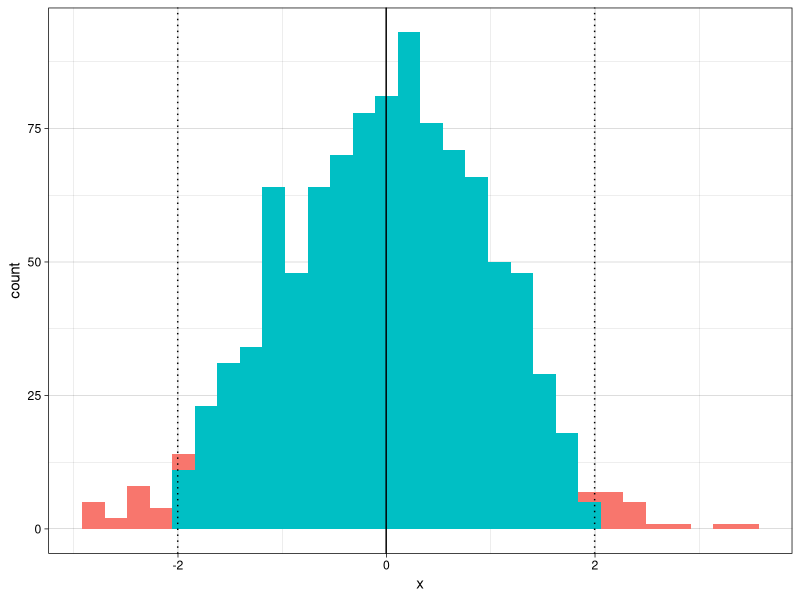
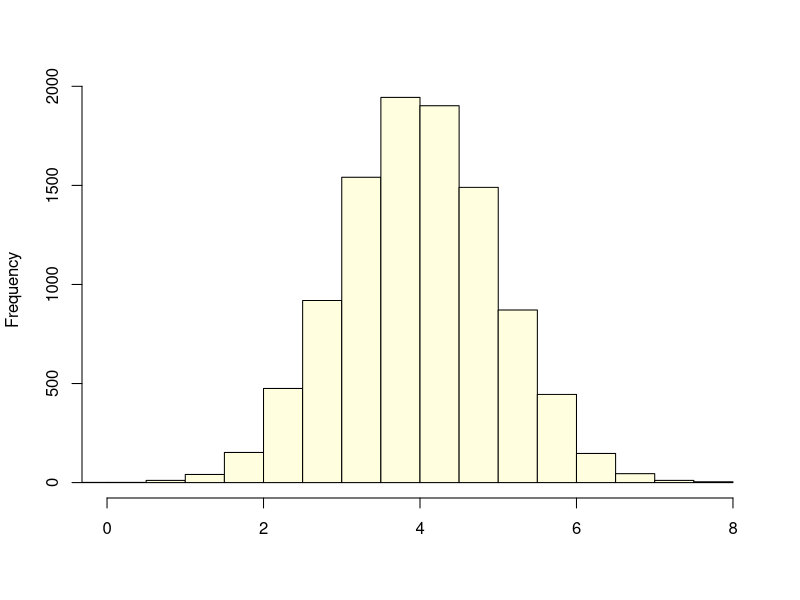
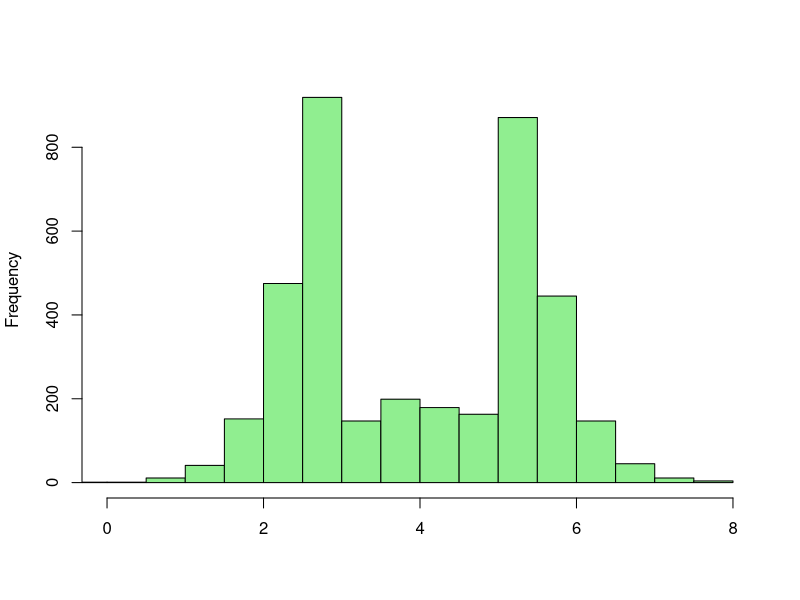
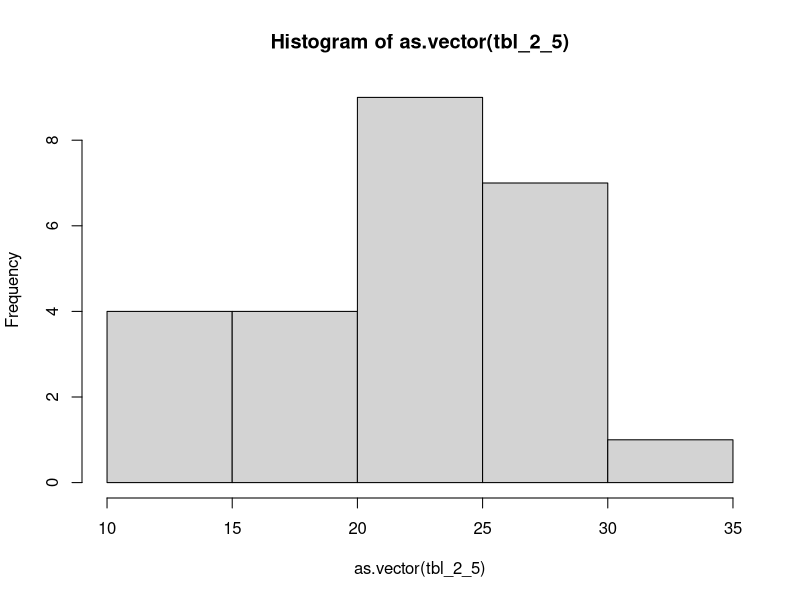

Write the R code that produced these figures, in order. (Note: this script raises an error after producing the figures.)
## ---- chunk 1
#| include: false
library(ggplot2)
g <- glue::glue
sapply(list.files(here::here('R'), full.names = T), source)
## ---- chunk 2
tche_data <- rnorm(n = 1000, 0, 1)
tche_mean <- mean(tche_data)
tche_sd <- sd(tche_data)

tibble::tibble(
    x = tche_data,
    tche_in = abs(x - tche_mean) < 2*tche_sd
) |> 
ggplot(aes(x = x, fill = tche_in)) +
geom_histogram(bins = 30) +
geom_vline(xintercept = c(tche_mean)) +
geom_vline(xintercept = c(tche_mean + c(-2, 2) * tche_sd), linetype = "dotted") +
theme_linedraw() +
theme(legend.position = "none")
## ---- chunk 3
mean(abs(tche_data - tche_mean) < 2*tche_sd)
## ---- chunk 4
#| layout-ncol: 2
sample_frac <- function(x, frac, ...) {
    samp_size <- length(x) * frac
    sample(x, size= round(samp_size), ...)
}
hist2 <- rnorm(n = 10000, mean = 4, sd = 1)
hist(hist2, xlim = c(0, 8), col = "lightyellow", main = "", xlab = "")
hist2_w <- c(
    hist2[hist2 <= 3  | 
        hist2 >=5],
    sample_frac(hist2[hist2 > 3 & 
        hist2 < 5], .1)
) 

hist2_w |> 
    hist(xlim = c(0, 8), col = "lightgreen", main = "", xlab = "")
## ---- chunk 5
mean(abs(scale(hist2)) < 1)
## ---- chunk 6
mean(abs(scale(hist2_w)) < 1)
## ---- chunk 7
tbl_2_5 <- matrix(
    c(
        26.1, 26.0,14.5,29.3,19.7,
        22.1,21.2,26.6,31.9,25.0,
        15.9,20.8,20.2,17.8,13.3,
        25.6,26.5,15.7,22.1,13.8,
        29,21.3,23.5,22.1,10.2

    ),
    nrow = 5, byrow = TRUE
)

tbl_2_5 |> knitr::kable()

## ---- chunk 8
(tbl_2_5_mean <- round(mean(tbl_2_5), 1))
## ---- chunk 9
(tbl_2_5_std <- round(sd(tbl_2_5), 1))
## ---- chunk 10
hist(tbl_2_5 |> as.vector())
## ---- chunk 11

tibble::tibble(
    k = 1:3,
    intervals = purrr::map_chr(k, 
        ~g("{tbl_2_5_mean - .x*tbl_2_5_std}, {tbl_2_5_mean + .x*tbl_2_5_std}")),
    freq = purrr::map_dbl(k, 
        ~sum(abs(tbl_2_5 - tbl_2_5_mean) < .x*tbl_2_5_std)),
    rel_freq = freq/length(tbl_2_5)

) |> knitr::kable()


## ---- chunk 12
range(tbl_2_5)
range(tbl_2_5) |> diff()
## ---- chunk 13
(range(tbl_2_5) |> diff())/4
## ---- chunk 14
round(sd(tbl_2_5))
## ---- chunk 15
get_lecture_homework(3)
